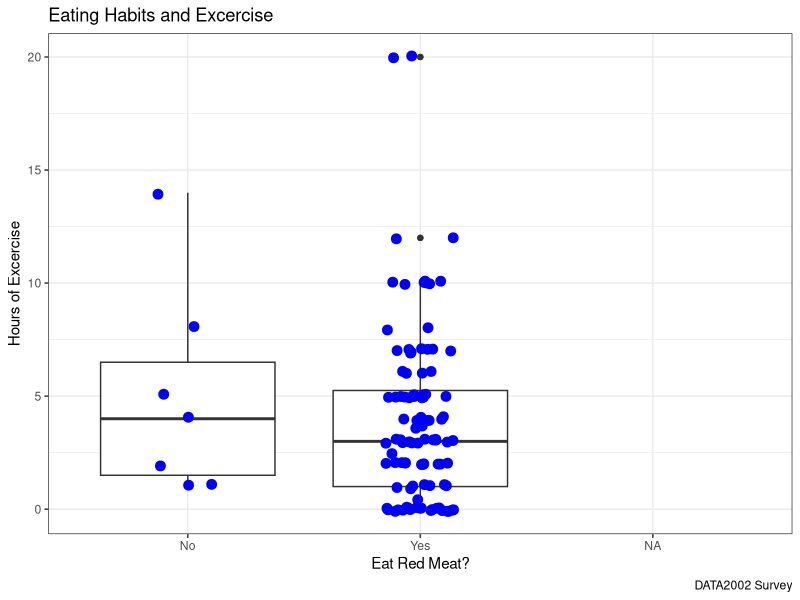
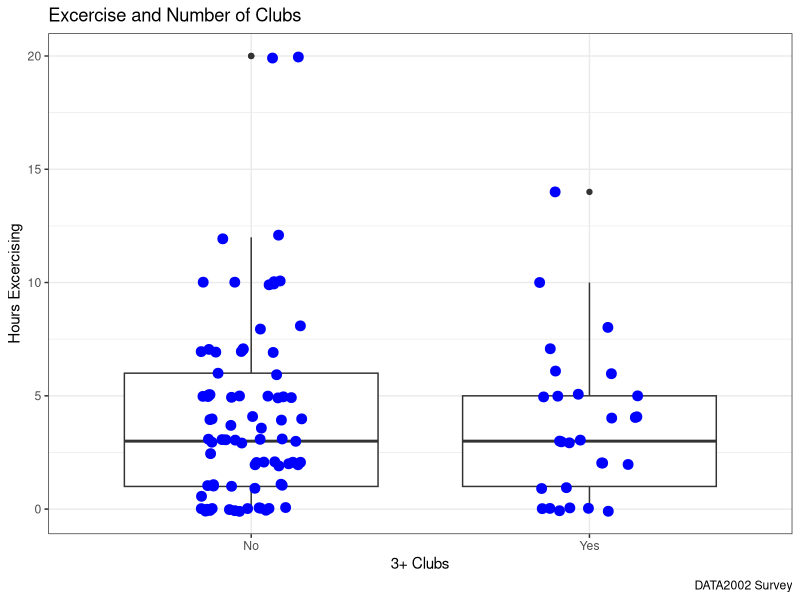
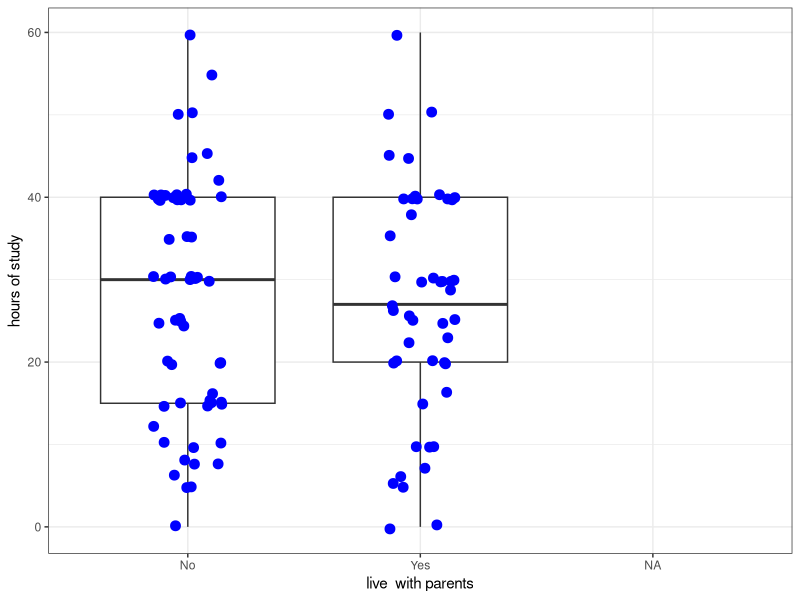
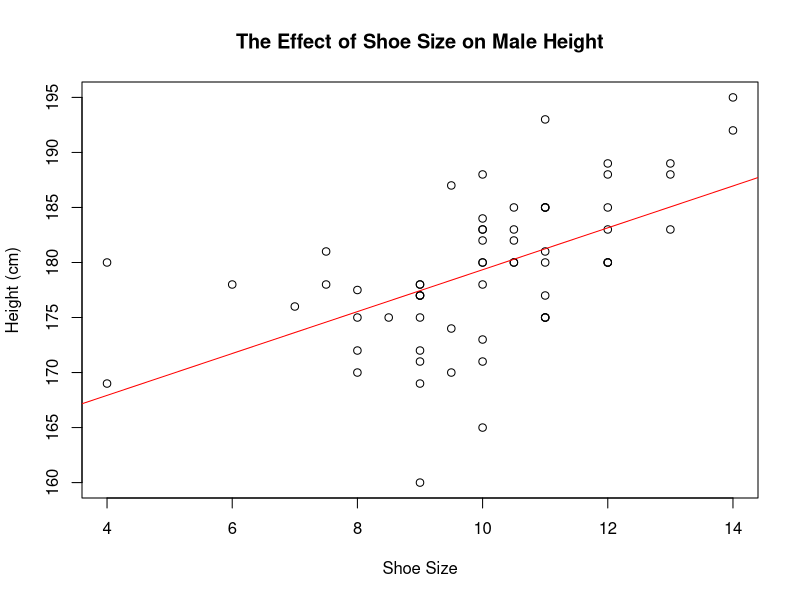
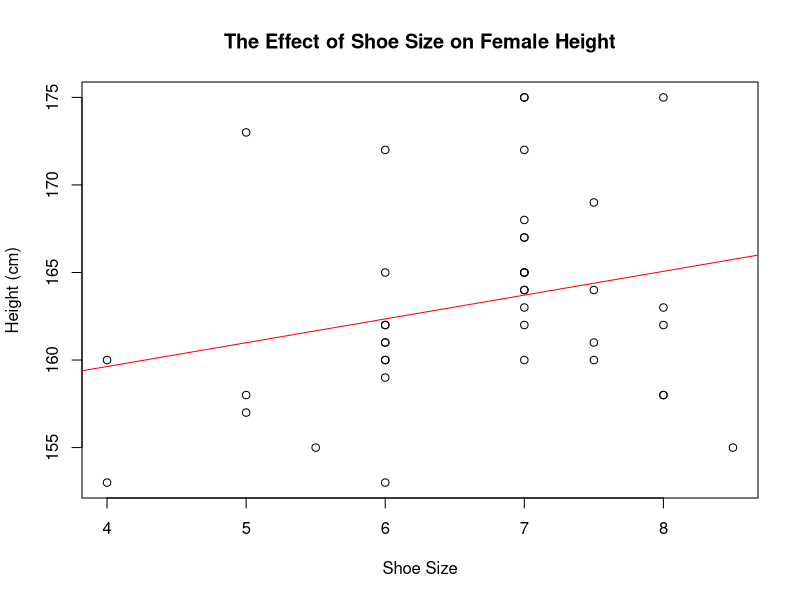

Source code (R) for these figures, in order:
## ---- chunk 1
library(plyr)
library(dplyr)
library(tidyverse)
library(ggplot2)
## ---- chunk 2
options(scipen=999) # stops the scientific notation
options(warn=-1)
x = readr::read_csv("data.csv", na = c("NA",""," ", "n/a"))
## ---- chunk 3
yes_answers = c("Well done","Rare","Medium","Medium-rare","Medium-well done")
x$Meat = ifelse(x$`How do you like your steak cooked?` %in% yes_answers, "Yes",
                ifelse(x$`How do you like your steak cooked?` == "I don't eat red meat", "No", NA))
x$`How many hours a week do you spend exercising?` <- as.numeric(as.character(x$`How many hours a week do you spend exercising?`))
x <- x %>% mutate(`How many hours a week do you spend exercising?` = ifelse(`How many hours a week do you spend exercising?` < 24, `How many hours a week do you spend exercising?`, NA))
## ---- chunk 4
x %>% group_by(Meat) %>% summarize(Mean = mean(`How many hours a week do you spend exercising?`, na.rm=TRUE), SD = sd(`How many hours a week do you spend exercising?`, na.rm=TRUE), n=n())
## ---- chunk 5
ggplot(x, aes(x=Meat, y = `How many hours a week do you spend exercising?`)) + geom_boxplot() + geom_jitter(width=0.15, size=3, colour = "blue") + theme_bw() + labs(x="Eat Red Meat?", y="Hours of Excercise")+ggtitle("Eating Habits and Excercise")+labs(caption='DATA2002 Survey')
## ---- chunk 6
nM=101
nV=7
sM=3.866192	
sV=4.690416	
mM=4.0125	
mV=5.0000	
sP = sqrt(((nM - 1) * sM^2 + (nV - 1) * sV^2)/
(nM + nV - 2))

t0 = (mM - mV)/(sP * sqrt(1/nM + 1/nV))
t0
## ---- chunk 7
deg_free = nM+nV-2
p_val = 2 * (1 - pt(abs(t0), deg_free))
p_val
## ---- chunk 8
x$TripleClub <- ifelse(x$`How many university clubs are you a member of?` >= 3, "Yes", "No")

x %>% group_by(TripleClub) %>% summarize(Mean = mean(`How many hours a week do you spend exercising?`, na.rm=TRUE), SD = sd(`How many hours a week do you spend exercising?`, na.rm=TRUE), n=n())

ggplot(x, aes(x=TripleClub, y = `How many hours a week do you spend exercising?`)) + geom_boxplot() + geom_jitter(width=0.15, size=3, colour = "blue") + theme_bw() + labs(x="3+ Clubs", y="Hours Excercising")+ggtitle("Excercise and Number of Clubs")+labs(caption='DATA2002 Survey')
## ---- chunk 9
nY=29
nN=81
sY=3.333929
sN=4.101354
mY=3.678571	
mN=4.218354
sP = sqrt(((nY - 1) * sY^2 + (nN - 1) * sN^2)/
(nY + nN - 2))

t0 = (mY - mN)/(sP * sqrt(1/nY + 1/nN))
t0
## ---- chunk 10
deg_free = nY+nN-2
p_val = 2 * (1 - pt(abs(t0), deg_free))
p_val
## ---- chunk 11
x <- x %>% mutate(`On average, how many hours per week did you spend on university work last semester?` =
                    ifelse(`On average, how many hours per week did you spend on university work last semester?` < 70,
                           `On average, how many hours per week did you spend on university work last semester?`, NA))

x %>% group_by(`Do you currently live with your parents?`) %>% summarize(Mean = mean(`On average, how many hours per week did you spend on university work last semester?`, na.rm=TRUE), SD = sd(`On average, how many hours per week did you spend on university work last semester?`, na.rm=TRUE), n=n())


ggplot(x, aes(x=`Do you currently live with your parents?`, y = `On average, how many hours per week did you spend on university work last semester?`)) + geom_boxplot() + geom_jitter(width=0.15, size=3, colour = "blue") + theme_bw() + labs(x="live  with parents", y="hours of study")
## ---- chunk 12
nY=49
nN=60
sY=14.06326
sN=14.36131
mY=26.91489
mN=27.22414
sP = sqrt(((nY - 1) * sY^2 + (nN - 1) * sN^2)/
(nY + nN - 2))

t0 = (mY - mN)/(sP * sqrt(1/nY + 1/nN))
t0
## ---- chunk 13
deg_free = nY+nN-2
p_val = 2 * (1 - pt(abs(t0), deg_free))
p_val
## ---- chunk 14
x$Gender <- toupper(mapvalues(x$Gender %>% tolower,
                              from=c("female", "male", "man"),
                              to=c("f", "m", "m")))
x <- x %>% mutate(`Gender` = fct_lump(`Gender`, n = 2, other_level = NA))
## ---- chunk 15
x <- x %>%
  mutate(`What is your shoe size?` = 
           case_when(`Gender` == "M" ~
                       recode_factor(as.character(`What is your shoe size?`),
                                     "35.5"="3", "37"="4","38"="5","39"="6","40"="6",
                                     "40.5"="7","41"="7.5","42"="8","42.5"="8.5","43"="9",
                                     "44"="9.5","44.5"="10","45"="10.5","46"="11",
                                     "47"="12","48"="13","49.5"="14"),
                    `Gender` == "F" ~
                        recode_factor(as.character(`What is your shoe size?`),
                                      "35"="4","36"="5","37"="6","38"="7","39"="8",
                                      "40"="9","41"="10","42"="11")))
x$`What is your shoe size?` <- as.numeric(as.character(x$`What is your shoe size?`))  # converting back to numeric
x <- x %>% mutate(`What is your shoe size?` = ifelse(`What is your shoe size?` < 16, `What is your shoe size?`, NA))  # removing values stupidly high
## ---- chunk 16
x <- x %>% mutate(`How tall are you?` = ifelse(`How tall are you?` < 210, ifelse(`How tall are you?` > 3, `How tall are you?`, `How tall are you?`*100), NA)) 
## ---- chunk 17
males <- x %>% filter(x$`Gender` == "M")
reg <- lm(`How tall are you?` ~ `What is your shoe size?`, data=males)
summary(reg)
## ---- chunk 18
plot(males$`What is your shoe size?`,males$`How tall are you?`, main="The Effect of Shoe Size on Male Height",
     xlab="Shoe Size", ylab="Height (cm)")
abline(a=160.3152,b=1.9029, col="red")
## ---- chunk 19
females <- x %>% filter(x$`Gender` == "F")
reg <- lm(`How tall are you?` ~ `What is your shoe size?`, data=females)
summary(reg)
## ---- chunk 20
plot(females$`What is your shoe size?`,females$`How tall are you?`, main="The Effect of Shoe Size on Female Height",
     xlab="Shoe Size", ylab="Height (cm)")
abline(a=154.1944,b=1.3593, col="red")
## ---- chunk 21
handed=recode(x$`What is your dominant hand?`, `Left handed` ="Left", `Right handed`="Right",.default = NA_character_)

tab=table(handed,x$`Do you wear glasses or contacts?`)
tab
## ---- chunk 22
fisher.test(tab)

## ---- chunk 23
table(x$`Do you currently live with your parents?`,x$`Did you have a pet growing up?`)
## ---- chunk 24
y=c(35,13,25,36)
n=sum(y)
c=2
r=2
y.mat = matrix(y, nrow = r, ncol = c)
chisq.test(y.mat)
